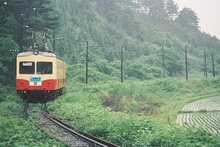
%> input picture rahtu/rahtuObjectness/exampleImage.jpg, 220 x 147 px, shrunk from 500 x 335 before the run
$ octave --eval "result = mvg_windowbec_fast(imread('exampleImage.jpg'));"   (GNU Octave 9; MATLAB toolbox functions it lacks are replaced by stand-ins)
%> lines starting %> are read from the running program, lines starting %| are printed output that depends on the picture; in (x1, y1, x2, y2) boxes, pixels count from 0 and x2, y2 are one past the last pixel; in counts of white or black regions, pixels touching at a corner belong together; the program's own positions count from 1
function [winscores]=mvg_windowbec_fast(img, windows)

if size(img,3)==3
  if isinteger(img)
    grayimage=double(rgb2gray(img))/255.0;
    img=double(img)/255.0;
  else
    grayimage=0.2989*img(:,:,1)+0.5879*img(:,:,2)+0.1140*img(:,:,3);
  end
else
  grayimage=img;
end

gmagth=0.02;%0.025;
nsubbox=3;
nbin=4; % 4, 6 or 8
binids=1:nbin;
binbounds=[1:2:2*nbin]/(2*nbin)*180;
binbounds=binbounds/180*pi;
bincenters=[0:2:(2*nbin-1)]/(2*nbin)*180;
bincenters=bincenters/180*pi;
binvects=[cos(bincenters);sin(bincenters)];

nr=size(grayimage,1);
%> nr = 147
nc=size(grayimage,2);
%> nc = 220
%edgeim=edge(grayimage,'canny');
[X,Y]=meshgrid(1:nc,1:nr);

[gv,Ngv,gvx,gvy]=gaussianderiv1D_(1);
Gx=zeros(nr,nc);
Gy=zeros(nr,nc);
if size(img,3)>1
  for cdim=1:size(img,3)
    Gxc=conv2(gv,gvx,img(:,:,cdim),'same');
    Gindicator=logical(abs(Gxc)>abs(Gx));
    Gx=Gindicator.*Gxc+~Gindicator.*Gx;
    Gyc=conv2(gvy,gv,img(:,:,cdim),'same');
    Gindicator=logical(abs(Gyc)>abs(Gy));
    Gy=Gindicator.*Gyc+~Gindicator.*Gy;
  end
%> this loop made 3 passes
%> pass 1, in mvg_windowbec_fast, `Gyc=conv2(gvy,gv,img(:,:,cdim),'same');`:
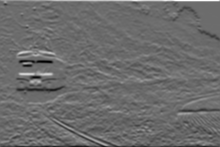
%> Gyc: size 147x220 double; min -0.246, max 0.331, mean -0.000762; drawn with min black and max white
%> pass 1, in mvg_windowbec_fast, `Gindicator=logical(abs(Gyc)>abs(Gy));`:
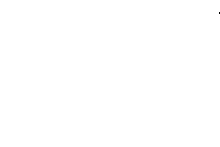
%> Gindicator: size 147x220 logical; 100% white; black in thin lines or dots, all inside (x1, y1, x2, y2) = (219, 12, 220, 14)
else
  Gx=conv2(gv,gvx,grayimage,'same');%.*edgeim;
  Gy=conv2(gvy,gv,grayimage,'same');%.*edgeim;
end

Gx(1:Ngv,:)=0;Gx((nr-Ngv+1):nr,:)=0;
%> after `Gx(1:Ngv,:)=0`: Gx: size 147x220 double; min -0.323, max 0.25, mean 0.000948
%> after `Gx((nr-Ngv+1):nr,:)=0`:
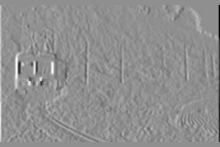
%> Gx: size 147x220 double; min -0.323, max 0.25, mean 0.000942; drawn with min black and max white
Gx(:,1:Ngv)=0;Gx(:,(nc-Ngv+1):nc)=0;
Gy(1:Ngv,:)=0;Gy((nr-Ngv+1):nr,:)=0;
Gy(:,1:Ngv)=0;Gy(:,(nc-Ngv+1):nc)=0;
%> after `Gy(:,1:Ngv)=0`: Gy: size 147x220 double; min -0.246, max 0.229, mean -0.00179
%> after `Gy(:,(nc-Ngv+1):nc)=0`: Gy: size 147x220 double; min -0.246, max 0.229, mean -0.00171


Gmag=sqrt(Gx.^2+Gy.^2);
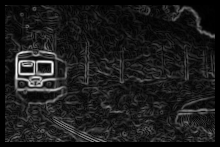
%> Gmag: size 147x220 double; min 0, max 0.25, mean 0.0278; drawn with min black and max white
Gxu=Gx./(Gmag+eps);
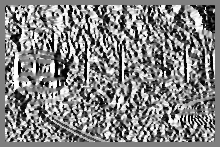
%> Gxu: size 147x220 double; min -1, max 1, mean 0.0283; drawn with min black and max white
Gyu=Gy./(Gmag+eps);
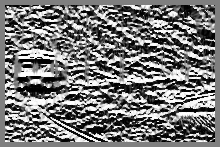
%> Gyu: size 147x220 double; min -1, max 1, mean -0.0596; drawn with min black and max white

[cedge,cannyth]=edge(grayimage,'canny');
%> cedge: size 147x220 logical; 10% white in thin lines or dots
%> cannyth = [0.0932 0.233]
[cedge,cannyth]=edge(grayimage,'canny',0.5*cannyth);
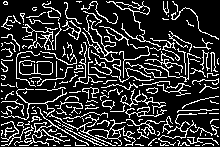
%> cedge: size 147x220 logical; 19.5% white in thin lines or dots
%> cannyth = [0.0466 0.116]

%> the run ends on the next line
cedgeint=integralimage(double(cedge));
% [110 lines not run here, left out]
function [g,N,gx,gy]=gaussianderiv1D_(sigma,N)

if nargin<2
  N=4*sigma+1;
end

% make sure that N is odd
N=2*floor(N/2)+1;
sigma2=sigma^2;

t=1:N;
mu=(N-1)/2+1;
g=1/(sqrt(2*pi)*sigma)*exp(-0.5*(t-mu).^2/sigma2);
gx=-(t-mu)/sigma2.*g;
gy=gx';
